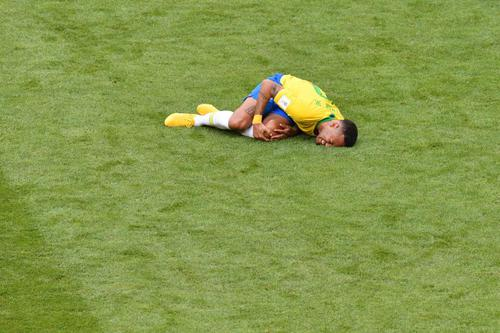
#> input picture opencv_examples/crash_course/saliency-detection/images/neymar.jpg, 500 x 333 px
$ python static_saliency.py --image images/neymar.jpg
#> lines starting #> are read from the running program, lines starting #| are printed output that depends on the picture
# USAGE
# python static_saliency.py --image images/neymar.jpg

# import the necessary packages
import argparse
import cv2

# construct the argument parser and parse the arguments
ap = argparse.ArgumentParser()
ap.add_argument("-i", "--image", required=True,
                help="path to input image")
args = vars(ap.parse_args())

# load the input image
image = cv2.imread(args["image"])
#> image is the input picture: shape (333, 500, 3); mean B, G, R 75.3, 152.8, 133.4

# initialize OpenCV's static saliency spectral residual detector and
# compute the saliency map
saliency = cv2.saliency.StaticSaliencySpectralResidual_create()
(success, saliencyMap) = saliency.computeSaliency(image)
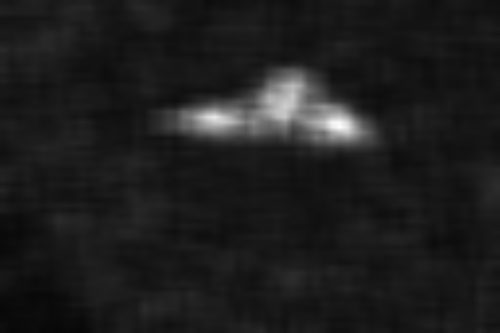
#> saliencyMap: shape (333, 500) float32; min 0.0283, max 0.995, mean 0.118
#> success = True
saliencyMap = (saliencyMap * 255).astype("uint8")
cv2.imshow("Image", image)
cv2.imshow("Output", saliencyMap)
cv2.waitKey(0)

# initialize OpenCV's static fine grained saliency detector and
# compute the saliency map
saliency = cv2.saliency.StaticSaliencyFineGrained_create()
(success, saliencyMap) = saliency.computeSaliency(image)
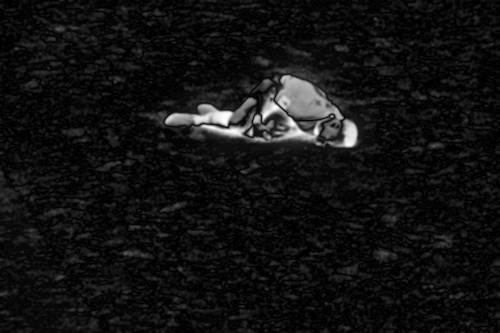
#> saliencyMap: shape (333, 500) float32; min 0, max 1, mean 0.0697

# if we would like a *binary* map that we could process for contours,
# compute convex hull's, extract bounding boxes, etc., we can
# additionally threshold the saliency map
#> (the run stopped early here; a loop or call above may not have finished)
